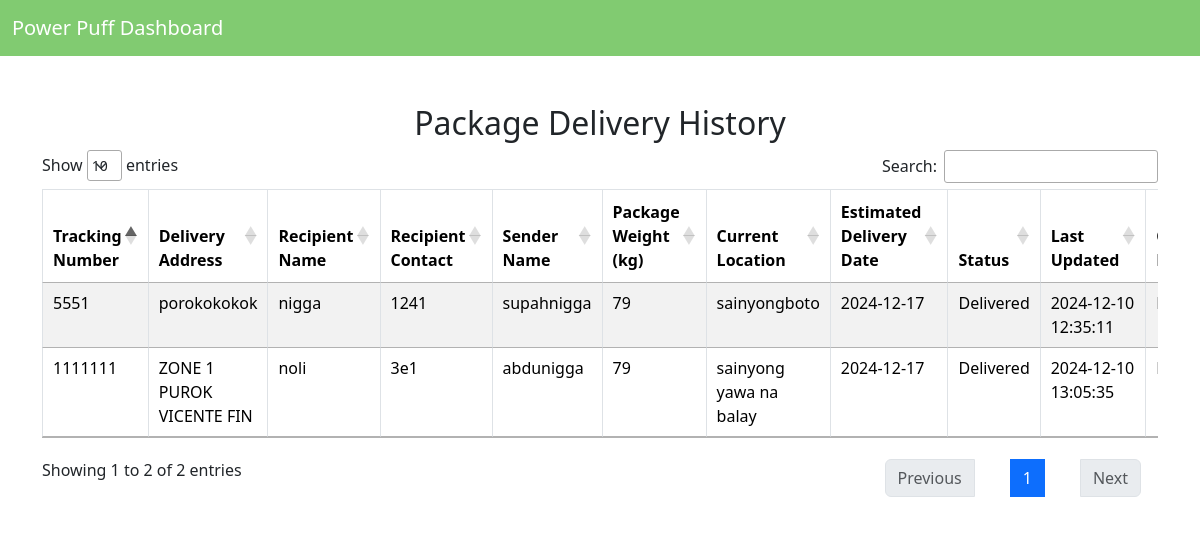
The app's page /tracking_system/package_history.php (signed in) with its own data.
### tables this page shows
CREATE TABLE `packages` (
  `p_id` int(11) NOT NULL,
  `tracking_num` varchar(255) NOT NULL,
  `delivery_address` varchar(255) NOT NULL,
  `recipient_name` varchar(255) NOT NULL,
  `recipient_num` varchar(255) NOT NULL,
  `sender_name` varchar(255) NOT NULL,
  `sender_email` varchar(255) NOT NULL,
  `sender_num` varchar(255) NOT NULL,
  `package_weight` varchar(255) NOT NULL,
  `current_location` varchar(255) NOT NULL,
  `estimated_delivery` date NOT NULL,
  `updated_at` timestamp NOT NULL DEFAULT current_timestamp() ON UPDATE current_timestamp(),
  `company_name` varchar(250) NOT NULL,
  `delivery_status` varchar(50) DEFAULT 'In Transit',
  `record_status` varchar(50) NOT NULL
);

### tracking_system/package_history.php (the view, shortened to what this page needs)
<?php
include 'connection.php';
$sql = "
    SELECT tracking_num, delivery_address, recipient_name, recipient_num, sender_name,
           package_weight, current_location, estimated_delivery, delivery_status, updated_at, company_name
    FROM packages";
$stmt = $conn->prepare($sql);
if (!$stmt->execute()) {
    echo "Error executing query: " . $stmt->error;
    exit();
}
$result = $stmt->get_result();
?>
<!DOCTYPE html>
<html>
<head>
    <link href="https://cdn.jsdelivr.net/npm/bootstrap@5.3.3/dist/css/bootstrap.min.css" rel="stylesheet">
    <link href="https://cdn.datatables.net/1.13.5/css/jquery.dataTables.min.css" rel="stylesheet">
    <link href="https://cdn.datatables.net/1.13.5/css/dataTables.bootstrap5.min.css" rel="stylesheet">
</head>
<body>
<nav class="navbar navbar-expand-lg" style="background-color: #81cb71;">
    <div class="container-fluid">
        <a class="navbar-brand text-white" href="dashboard.php">Power Puff Dashboard</a>
    </div>
</nav>
<div class="container mt-5">
    <h2 class="text-center" id="textstyle">Package Delivery History</h2>
    <div class="table-responsive">
        <table id="packageHistory" class="table table-bordered table-striped">
            <thead>
                <tr>
                    <th>Tracking Number</th>
                    <th>Delivery Address</th>
                    <th>Recipient Name</th>
                    <th>Recipient Contact</th>
                    <th>Sender Name</th>
                    <th>Package Weight (kg)</th>
                    <th>Current Location</th>
                    <th>Estimated Delivery Date</th>
                    <th>Status</th>
                    <th>Last Updated</th>
                    <th>Company Name</th>
                </tr>
            </thead>
            <tbody>
                <?php while ($row = $result->fetch_assoc()): ?>
                    <tr>
                        <td><?php echo htmlspecialchars($row['tracking_num']); ?></td>
                        <td><?php echo htmlspecialchars($row['delivery_address']); ?></td>
                        <td><?php echo htmlspecialchars($row['recipient_name']); ?></td>
                        <td><?php echo htmlspecialchars($row['recipient_num']); ?></td>
                        <td><?php echo htmlspecialchars($row['sender_name']); ?></td>
                        <td><?php echo htmlspecialchars($row['package_weight']); ?></td>
                        <td><?php echo htmlspecialchars($row['current_location']); ?></td>
                        <td><?php echo htmlspecialchars($row['estimated_delivery']); ?></td>
                        <td><?php echo htmlspecialchars($row['delivery_status']); ?></td>
                        <td><?php echo htmlspecialchars($row['updated_at']); ?></td>
                        <td><?php echo htmlspecialchars($row['company_name']); ?></td>
                    </tr>
                <?php endwhile; ?>
            </tbody>
        </table>
    </div>
</div>
</body>
</html>

### records on screen
packages: tracking_num "5551", delivery_address "porokokokok", recipient_name "nigga", recipient_num "1241", sender_name "supahnigga", package_weight "79", current_location "sainyongboto", estimated_delivery "2024-12-17", delivery_status "Delivered", updated_at "2024-12-10 12:35:11"
packages: tracking_num "1111111", delivery_address "ZONE 1 PUROK VICENTE FIN", recipient_name "noli", recipient_num "3e1", sender_name "abdunigga", package_weight "79", current_location "sainyong yawa na balay", estimated_delivery "2024-12-17", delivery_status "Delivered", updated_at "2024-12-10 13:05:35"
